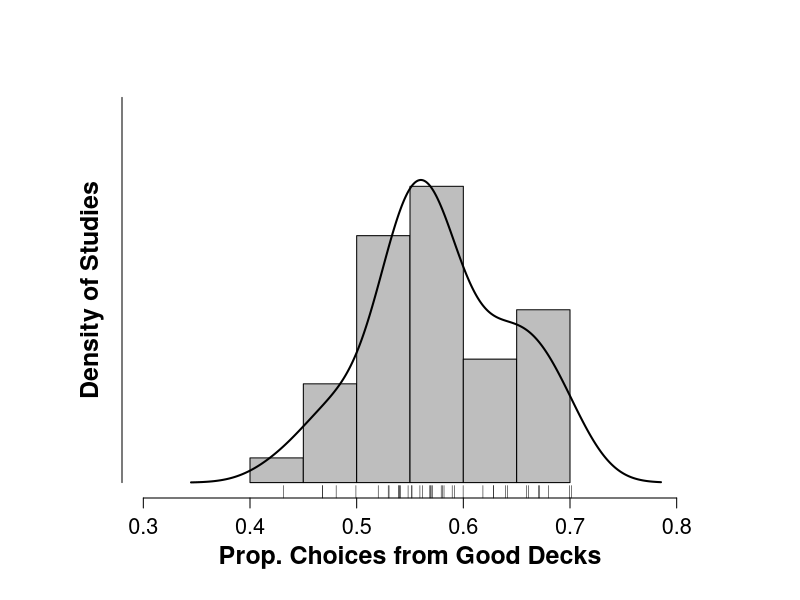

Write the R code that produced this figure.
# rm(list = ls())
# Data: Proportion of choices from the good decks as reported in 39 studies
good.choices <- c(.43, .47, .47, .48, .50, .52, .53, .53, .54, .54, .54, .54, .55, .55, .55, .56, .56, .57, .57, .57, .57, .58, .58, .58, .59, .59, .60, .62, .63, .63, .64, .64, .66, .66, .67, .67, .68, .70, .70)
yhigh <- 8
par(cex.main = 1.5, mar = c(5, 6, 4, 5) + 0.1, mgp = c(3.5, 1, 0), cex.lab = 1.5 , font.lab = 2, cex.axis = 1.3, bty = "n", las = 1)
h <- hist(good.choices, freq = FALSE, main = "", xlab = "", ylab = " ", ylim = c(0, yhigh), xlim = c(.30, .80), axes = FALSE, col = "grey")
axis(1, seq(.30, .80, by = .1))
axis(2, labels = FALSE, lwd.ticks = 0)
rug(jitter(good.choices))
mtext("Prop. Choices from Good Decks", side = 1, line = 2.5, cex = 1.5, font = 2)
mtext("Density of Studies", side = 2, line = 1, cex = 1.5, font = 2, las = 0)
lines(density(good.choices), lwd = 2)
